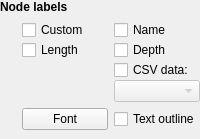
         <widget class="QWidget" name="nodeLabelsWidget" native="true">
          <property name="enabled">
           <bool>true</bool>
          </property>
          <layout class="QVBoxLayout" name="verticalLayout_7">
           <property name="leftMargin">
            <number>0</number>
           </property>
           <property name="topMargin">
            <number>0</number>
           </property>
           <property name="rightMargin">
            <number>0</number>
           </property>
           <property name="bottomMargin">
            <number>0</number>
           </property>
           <item>
            <widget class="QLabel" name="nodeLabelsG">
             <property name="font">
              <font>
               <weight>75</weight>
               <bold>true</bold>
              </font>
             </property>
             <property name="text">
              <string>Node labels</string>
             </property>
            </widget>
           </item>
           <item>
            <widget class="QWidget" name="widget_8" native="true">
             <layout class="QGridLayout" name="gridLayout_7">
              <property name="leftMargin">
               <number>0</number>
              </property>
              <property name="topMargin">
               <number>0</number>
              </property>
              <property name="rightMargin">
               <number>0</number>
              </property>
              <item row="1" column="1">
               <widget class="QPushButton" name="fontButton">
                <property name="focusPolicy">
                 <enum>Qt::StrongFocus</enum>
                </property>
                <property name="text">
                 <string>Font</string>
                </property>
               </widget>
              </item>
              <item row="1" column="2">
               <widget class="QCheckBox" name="textOutlineCheckBox">
                <property name="focusPolicy">
                 <enum>Qt::StrongFocus</enum>
                </property>
                <property name="text">
                 <string>Text outline</string>
                </property>
               </widget>
              </item>
              <item row="0" column="1" colspan="2">
               <widget class="QWidget" name="widget_13" native="true">
                <layout class="QGridLayout" name="gridLayout_3">
                 <property name="leftMargin">
                  <number>0</number>
                 </property>
                 <property name="topMargin">
                  <number>0</number>
                 </property>
                 <property name="rightMargin">
                  <number>0</number>
                 </property>
                 <property name="bottomMargin">
                  <number>0</number>
                 </property>
                 <property name="verticalSpacing">
                  <number>0</number>
                 </property>
                 <item row="0" column="0">
                  <widget class="QCheckBox" name="nodeCustomLabelsCheckBox">
                   <property name="focusPolicy">
                    <enum>Qt::StrongFocus</enum>
                   </property>
                   <property name="text">
                    <string>Custom</string>
                   </property>
                  </widget>
                 </item>
                 <item row="0" column="1">
                  <widget class="QCheckBox" name="nodeNamesCheckBox">
                   <property name="focusPolicy">
                    <enum>Qt::StrongFocus</enum>
                   </property>
                   <property name="text">
                    <string>Name</string>
                   </property>
                  </widget>
                 </item>
                 <item row="1" column="0">
                  <widget class="QCheckBox" name="nodeLengthsCheckBox">
                   <property name="focusPolicy">
                    <enum>Qt::StrongFocus</enum>
                   </property>
                   <property name="text">
                    <string>Length</string>
                   </property>
                  </widget>
                 </item>
                 <item row="1" column="1">
                  <widget class="QCheckBox" name="nodeDepthCheckBox">
                   <property name="focusPolicy">
                    <enum>Qt::StrongFocus</enum>
                   </property>
                   <property name="text">
                    <string>Depth</string>
                   </property>
                  </widget>
                 </item>
                 <item row="4" column="1">
                  <widget class="QComboBox" name="csvComboBox">
                   <property name="enabled">
                    <bool>false</bool>
                   </property>
                   <property name="focusPolicy">
                    <enum>Qt::StrongFocus</enum>
                   </property>
                  </widget>
                 </item>
                 <item row="3" column="1">
                  <widget class="QCheckBox" name="csvCheckBox">
                   <property name="focusPolicy">
                    <enum>Qt::StrongFocus</enum>
                   </property>
                   <property name="text">
                    <string>CSV data:</string>
                   </property>
                  </widget>
                 </item>
                </layout>
               </widget>
              </item>
              <item row="0" column="0">
               <widget class="InfoTextWidget" name="nodeLabelsInfoText" native="true">
                <property name="sizePolicy">
                 <sizepolicy hsizetype="Fixed" vsizetype="Fixed">
                  <horstretch>0</horstretch>
                  <verstretch>0</verstretch>
                 </sizepolicy>
                </property>
                <property name="minimumSize">
                 <size>
                  <width>16</width>
                  <height>16</height>
                 </size>
                </property>
                <property name="toolTip">
                 <string>&lt;html&gt;&lt;head/&gt;&lt;body&gt;&lt;p&gt;Tick any of the node labelling options to display those labels over &amp;quot;nodes in the graph.&lt;br/&gt;&lt;br/&gt;'Name', 'Length' and 'Depth' labels are created automatically. &amp;quot;'Custom' labels must be assigned by clicking the 'Set label' button when one or more nodes are selected.&lt;br/&gt;&lt;br/&gt;When 'BLAST hits' labels are shown, they are displayed over any BLAST hits present in the node.&lt;br/&gt;&lt;br/&gt;The 'CSV data' option allows you to import custom labels. To use this, you must first load a CSV file (using the 'Load CSV label data' item in the 'File' menu) which contains the node names in the first column and custom labels in subsequent columns. The CSV file must also contain a header row.&lt;/p&gt;&lt;/body&gt;&lt;/html&gt;</string>
                </property>
               </widget>
              </item>
              <item row="1" column="0">
               <widget class="InfoTextWidget" name="nodeFontInfoText" native="true">
                <property name="sizePolicy">
                 <sizepolicy hsizetype="Fixed" vsizetype="Fixed">
                  <horstretch>0</horstretch>
                  <verstretch>0</verstretch>
                 </sizepolicy>
                </property>
                <property name="minimumSize">
                 <size>
                  <width>16</width>
                  <height>16</height>
                 </size>
                </property>
                <property name="toolTip">
                 <string>&lt;html&gt;&lt;head/&gt;&lt;body&gt;&lt;p&gt;Click the 'Font' button to choose the font used for node labels. The colour of the font is configurable in Bandage's %SETTINGS%.&lt;br/&gt;&lt;br/&gt;Ticking 'Text outline' will surround the text with a white outline. This can help to make text more readable, but will obscure more of the underlying graph. The thickness of the text outline is configurable in Bandage's %SETTINGS%.&lt;/p&gt;&lt;/body&gt;&lt;/html&gt;</string>
                </property>
               </widget>
              </item>
             </layout>
            </widget>
           </item>
          </layout>
         </widget>
